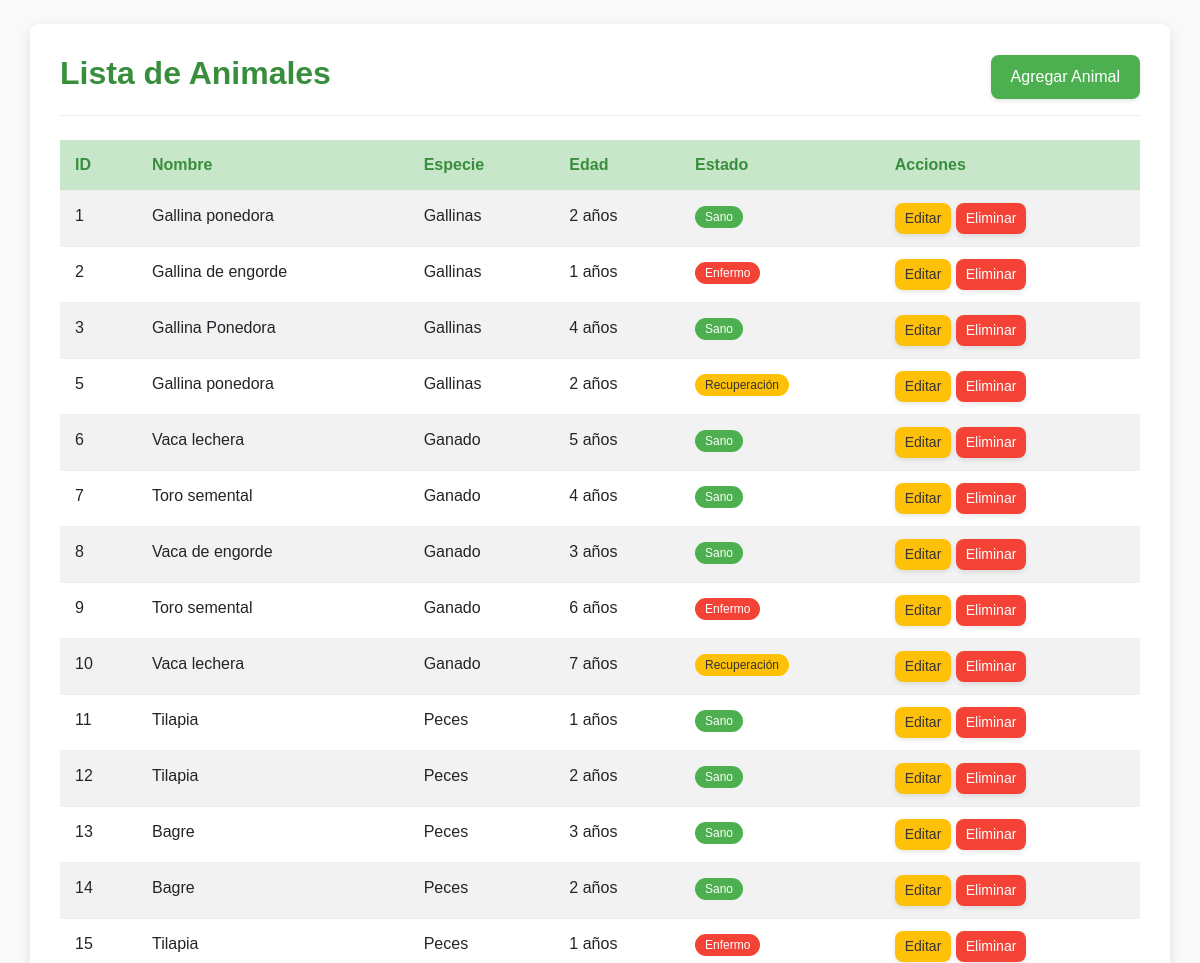
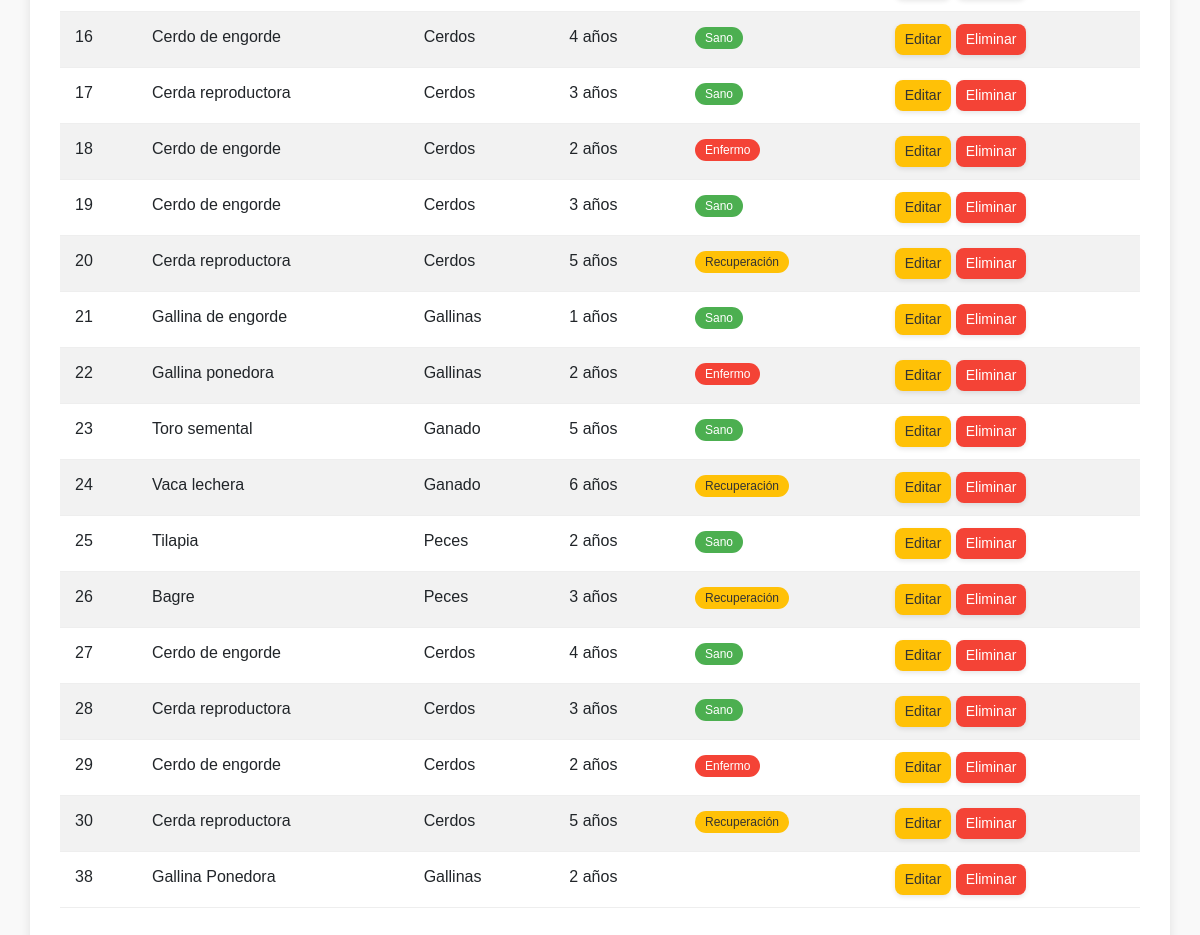
/animales.php, run on the app's committed database (2 pictures, top to bottom).
### tables this page shows
CREATE TABLE `animales` (
  `id_animal` int(11) NOT NULL,
  `id_especie` int(11) NOT NULL,
  `nombre_cientifico` varchar(100) NOT NULL,
  `nombre_comun` varchar(100) DEFAULT NULL,
  `edad` int(11) DEFAULT NULL,
  `ubicacion` varchar(255) DEFAULT NULL,
  `estado` enum('Sano','Enfermo','Recuperación') DEFAULT 'Sano',
  `descripcion` text DEFAULT NULL,
  `fecha_registro` timestamp NOT NULL DEFAULT current_timestamp()
);

CREATE TABLE `especies` (
  `id_especie` int(11) NOT NULL,
  `nombre_especie` varchar(50) NOT NULL,
  `descripcion` text DEFAULT NULL
);

### animales.php (the view, shortened to what this page needs)
<?php
$conexion = new Conexion();
$db = $conexion->getConexion();
$action = isset($_GET['action']) ? $_GET['action'] : 'list';
?>
<!DOCTYPE html>
<html lang="es">
<head>
    <link href="https://cdn.jsdelivr.net/npm/bootstrap@5.3.0/dist/css/bootstrap.min.css" rel="stylesheet">
</head>
<body>
    <div class="container mt-4">
        <?php if ($action == 'list'): ?>
            <div class="d-flex justify-content-between align-items-center mb-4">
                <h2>Lista de Animales</h2>
                <a href="?action=add" class="btn btn-primary">Agregar Animal</a>
            </div>
            <table class="table table-striped">
                <thead>
                    <tr>
                        <th>ID</th>
                        <th>Nombre</th>
                        <th>Especie</th>
                        <th>Edad</th>
                        <th>Estado</th>
                        <th>Acciones</th>
                    </tr>
                </thead>
                <tbody>
                    <?php
                    $result = $db->query("SELECT a.*, e.nombre_especie
                                         FROM animales a
                                         JOIN especies e ON a.id_especie = e.id_especie");
                    while ($row = $result->fetch_assoc()): ?>
                        <tr>
                            <td><?php echo $row['id_animal']; ?></td>
                            <td><?php echo $row['nombre_comun']; ?></td>
                            <td><?php echo $row['nombre_especie']; ?></td>
                            <td><?php echo $row['edad']; ?> años</td>
                            <td>
                                <span class="badge
                                    <?php
                                    switch ($row['estado']) {
                                        case 'Sano': echo 'bg-success'; break;
                                        case 'Enfermo': echo 'bg-danger'; break;
                                        case 'Recuperación': echo 'bg-warning'; break;
                                    }
                                    ?>">
                                    <?php echo $row['estado']; ?>
                                </span>
                            </td>
                            <td>
                                <a href="?action=edit&id=<?php echo $row['id_animal']; ?>" class="btn btn-sm btn-warning">Editar</a>
                                <a href="?delete=<?php echo $row['id_animal']; ?>" class="btn btn-sm btn-danger" onclick="return confirm('¿Estás seguro?')">Eliminar</a>
                            </td>
                        </tr>
                    <?php endwhile; ?>
                </tbody>
            </table>
        <?php endif; ?>
    </div>
</body>
</html>

### animales.php (style rules this page uses)
:root { --primary-color: #4CAF50; --primary-dark: #388E3C; --primary-light: #C8E6C9; --secondary-color: #8BC34A; --accent-color: #FFC107; --text-dark: #333; --text-light: #f5f5f5; --bg-light: #f9f9f9; --bg-dark: #2E7D32; --border-radius: 8px; --box-shadow: 0 4px 12px rgba(0, 0, 0, 0.1); --transition: all 0.3s ease; }
body { font-family: 'Poppins', sans-serif; background-color: var(--bg-light); color: var(--text-dark); line-height: 1.6; }
.container { background-color: white; border-radius: var(--border-radius); box-shadow: var(--box-shadow); padding: 30px; margin-top: 20px; margin-bottom: 20px; }
.d-flex.justify-content-between.align-items-center.mb-4 { padding-bottom: 15px; border-bottom: 1px solid #eee; margin-bottom: 25px; }
h2 { color: var(--primary-dark); font-weight: 600; display: flex; align-items: center; gap: 10px; }
.btn { display: inline-flex; align-items: center; gap: 8px; padding: 10px 20px; background-color: var(--primary-color); color: white; border: none; border-radius: var(--border-radius); cursor: pointer; text-decoration: none; font-weight: 500; transition: var(--transition); box-shadow: 0 2px 5px rgba(0,0,0,0.1); }
.btn-warning { background-color: var(--accent-color); color: var(--text-dark); }
.btn-danger { background-color: #f44336; }
.btn-sm { padding: 5px 10px; font-size: 14px; }
.table { width: 100%; border-collapse: collapse; margin-bottom: 20px; }
.table th, .table td { padding: 12px 15px; text-align: left; border-bottom: 1px solid #eee; }
.table th { background-color: var(--primary-light); color: var(--primary-dark); font-weight: 600; }
.table-striped tbody tr:nth-of-type(odd) { background-color: rgba(0,0,0,0.02); }
.badge { padding: 5px 10px; border-radius: 20px; font-size: 12px; font-weight: 500; }
.bg-success { background-color: var(--primary-color) !important; }
.bg-danger { background-color: #f44336 !important; }
.bg-warning { background-color: var(--accent-color) !important; color: var(--text-dark) !important; }

### data on the page
animales: id_animal "1", nombre_comun "Gallina ponedora", id_especie.nombre_especie "Gallinas", edad "2", estado "Sano"
animales: id_animal "2", nombre_comun "Gallina de engorde", id_especie.nombre_especie "Gallinas", edad "1", estado "Enfermo"
animales: id_animal "3", nombre_comun "Gallina Ponedora", id_especie.nombre_especie "Gallinas", edad "4", estado "Sano"
animales: id_animal "5", nombre_comun "Gallina ponedora", id_especie.nombre_especie "Gallinas", edad "2", estado "Recuperación"
animales: id_animal "6", nombre_comun "Vaca lechera", id_especie.nombre_especie "Ganado", edad "5", estado "Sano"
animales: id_animal "7", nombre_comun "Toro semental", id_especie.nombre_especie "Ganado", edad "4", estado "Sano"
animales: id_animal "8", nombre_comun "Vaca de engorde", id_especie.nombre_especie "Ganado", edad "3", estado "Sano"
animales: id_animal "9", nombre_comun "Toro semental", id_especie.nombre_especie "Ganado", edad "6", estado "Enfermo"
animales: id_animal "10", nombre_comun "Vaca lechera", id_especie.nombre_especie "Ganado", edad "7", estado "Recuperación"
animales: id_animal "11", nombre_comun "Tilapia", id_especie.nombre_especie "Peces", edad "1", estado "Sano"
animales: id_animal "12", nombre_comun "Tilapia", id_especie.nombre_especie "Peces", edad "2", estado "Sano"
animales: id_animal "13", nombre_comun "Bagre", id_especie.nombre_especie "Peces", edad "3", estado "Sano"
animales: id_animal "14", nombre_comun "Bagre", id_especie.nombre_especie "Peces", edad "2", estado "Sano"
animales: id_animal "15", nombre_comun "Tilapia", id_especie.nombre_especie "Peces", edad "1", estado "Enfermo"
animales: id_animal "16", nombre_comun "Cerdo de engorde", id_especie.nombre_especie "Cerdos", edad "4", estado "Sano"
animales: id_animal "17", nombre_comun "Cerda reproductora", id_especie.nombre_especie "Cerdos", edad "3", estado "Sano"
animales: id_animal "18", nombre_comun "Cerdo de engorde", id_especie.nombre_especie "Cerdos", edad "2", estado "Enfermo"
animales: id_animal "19", nombre_comun "Cerdo de engorde", id_especie.nombre_especie "Cerdos", edad "3", estado "Sano"
animales: id_animal "20", nombre_comun "Cerda reproductora", id_especie.nombre_especie "Cerdos", edad "5", estado "Recuperación"
animales: id_animal "21", nombre_comun "Gallina de engorde", id_especie.nombre_especie "Gallinas", edad "1", estado "Sano"
animales: id_animal "22", nombre_comun "Gallina ponedora", id_especie.nombre_especie "Gallinas", edad "2", estado "Enfermo"
animales: id_animal "23", nombre_comun "Toro semental", id_especie.nombre_especie "Ganado", edad "5", estado "Sano"
animales: id_animal "24", nombre_comun "Vaca lechera", id_especie.nombre_especie "Ganado", edad "6", estado "Recuperación"
animales: id_animal "25", nombre_comun "Tilapia", id_especie.nombre_especie "Peces", edad "2", estado "Sano"
animales: id_animal "26", nombre_comun "Bagre", id_especie.nombre_especie "Peces", edad "3", estado "Recuperación"
animales: id_animal "27", nombre_comun "Cerdo de engorde", id_especie.nombre_especie "Cerdos", edad "4", estado "Sano"
animales: id_animal "28", nombre_comun "Cerda reproductora", id_especie.nombre_especie "Cerdos", edad "3", estado "Sano"
animales: id_animal "29", nombre_comun "Cerdo de engorde", id_especie.nombre_especie "Cerdos", edad "2", estado "Enfermo"
animales: id_animal "30", nombre_comun "Cerda reproductora", id_especie.nombre_especie "Cerdos", edad "5", estado "Recuperación"
animales: id_animal "38", nombre_comun "Gallina Ponedora", id_especie.nombre_especie "Gallinas", edad "2"
